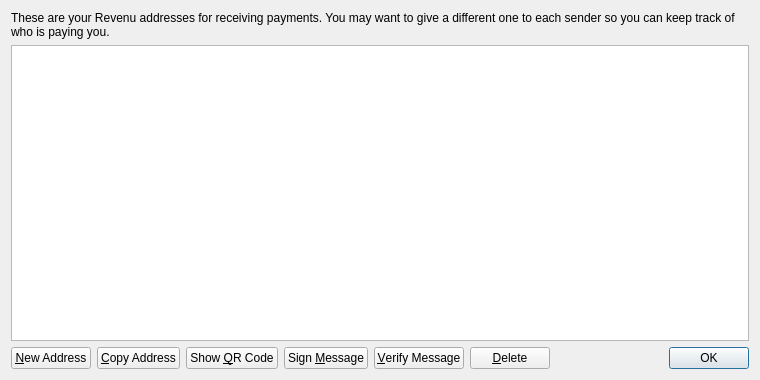
<?xml version="1.0" encoding="UTF-8"?>
<ui version="4.0">
 <class>AddressBookPage</class>
 <widget class="QWidget" name="AddressBookPage">
  <property name="geometry">
   <rect>
    <x>0</x>
    <y>0</y>
    <width>760</width>
    <height>380</height>
   </rect>
  </property>
  <property name="windowTitle">
   <string>Address Book</string>
  </property>
  <layout class="QVBoxLayout" name="verticalLayout">
   <item>
    <widget class="QLabel" name="labelExplanation">
     <property name="text">
      <string>These are your Revenu addresses for receiving payments. You may want to give a different one to each sender so you can keep track of who is paying you.</string>
     </property>
     <property name="textFormat">
      <enum>Qt::PlainText</enum>
     </property>
     <property name="wordWrap">
      <bool>true</bool>
     </property>
    </widget>
   </item>
   <item>
    <widget class="QTableView" name="tableView">
     <property name="contextMenuPolicy">
      <enum>Qt::CustomContextMenu</enum>
     </property>
     <property name="toolTip">
      <string>Double-click to edit address or label</string>
     </property>
     <property name="tabKeyNavigation">
      <bool>false</bool>
     </property>
     <property name="alternatingRowColors">
      <bool>true</bool>
     </property>
     <property name="selectionMode">
      <enum>QAbstractItemView::SingleSelection</enum>
     </property>
     <property name="selectionBehavior">
      <enum>QAbstractItemView::SelectRows</enum>
     </property>
     <property name="sortingEnabled">
      <bool>true</bool>
     </property>
     <attribute name="verticalHeaderVisible">
      <bool>false</bool>
     </attribute>
    </widget>
   </item>
   <item>
    <layout class="QHBoxLayout" name="horizontalLayout">
     <item>
      <widget class="QPushButton" name="newAddressButton">
       <property name="toolTip">
        <string>Create a new address</string>
       </property>
       <property name="text">
        <string>&amp;New Address</string>
       </property>
       <property name="icon">
        <iconset resource="../bitcoin.qrc">
         <normaloff>:/icons/add</normaloff>:/icons/add</iconset>
       </property>
      </widget>
     </item>
     <item>
      <widget class="QPushButton" name="copyToClipboard">
       <property name="toolTip">
        <string>Copy the currently selected address to the system clipboard</string>
       </property>
       <property name="text">
        <string>&amp;Copy Address</string>
       </property>
       <property name="icon">
        <iconset resource="../bitcoin.qrc">
         <normaloff>:/icons/editcopy</normaloff>:/icons/editcopy</iconset>
       </property>
      </widget>
     </item>
     <item>
      <widget class="QPushButton" name="showQRCode">
       <property name="text">
        <string>Show &amp;QR Code</string>
       </property>
       <property name="icon">
        <iconset resource="../bitcoin.qrc">
         <normaloff>:/icons/qrcode</normaloff>:/icons/qrcode</iconset>
       </property>
      </widget>
     </item>
     <item>
      <widget class="QPushButton" name="signMessage">
       <property name="toolTip">
        <string>Sign a message to prove you own a Revenu address</string>
       </property>
       <property name="text">
        <string>Sign &amp;Message</string>
       </property>
       <property name="icon">
        <iconset resource="../bitcoin.qrc">
         <normaloff>:/icons/edit</normaloff>:/icons/edit</iconset>
       </property>
      </widget>
     </item>
     <item>
      <widget class="QPushButton" name="verifyMessage">
       <property name="toolTip">
        <string>Verify a message to ensure it was signed with a specified Revenu address</string>
       </property>
       <property name="text">
        <string>&amp;Verify Message</string>
       </property>
       <property name="icon">
        <iconset resource="../bitcoin.qrc">
         <normaloff>:/icons/transaction_0</normaloff>:/icons/transaction_0</iconset>
       </property>
      </widget>
     </item>
     <item>
      <widget class="QPushButton" name="deleteButton">
       <property name="toolTip">
        <string>Delete the currently selected address from the list</string>
       </property>
       <property name="text">
        <string>&amp;Delete</string>
       </property>
       <property name="icon">
        <iconset resource="../bitcoin.qrc">
         <normaloff>:/icons/remove</normaloff>:/icons/remove</iconset>
       </property>
      </widget>
     </item>
     <item>
      <spacer name="horizontalSpacer">
       <property name="orientation">
        <enum>Qt::Horizontal</enum>
       </property>
       <property name="sizeHint" stdset="0">
        <size>
         <width>40</width>
         <height>20</height>
        </size>
       </property>
      </spacer>
     </item>
     <item>
      <widget class="QDialogButtonBox" name="buttonBox">
       <property name="sizePolicy">
        <sizepolicy hsizetype="Maximum" vsizetype="Fixed">
         <horstretch>0</horstretch>
         <verstretch>0</verstretch>
        </sizepolicy>
       </property>
       <property name="standardButtons">
        <set>QDialogButtonBox::Ok</set>
       </property>
      </widget>
     </item>
    </layout>
   </item>
  </layout>
 </widget>
 <resources>
  <include location="../bitcoin.qrc"/>
 </resources>
 <connections/>
</ui>
